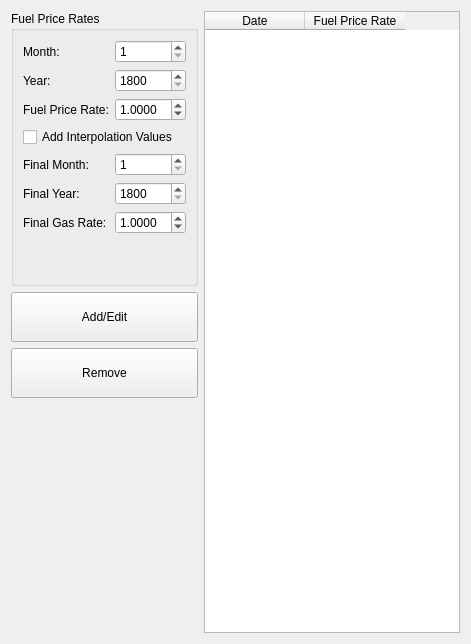
       <widget class="QWidget" name="Tab_GasRate">
        <attribute name="title">
         <string>Gas</string>
        </attribute>
        <layout class="QGridLayout" name="gridLayout_17">
         <item row="0" column="0">
          <widget class="QGroupBox" name="groupBox_6">
           <property name="title">
            <string>Fuel Price Rates</string>
           </property>
           <layout class="QGridLayout" name="gridLayout_12">
            <item row="0" column="0">
             <widget class="QLabel" name="label_26">
              <property name="text">
               <string>Month:</string>
              </property>
             </widget>
            </item>
            <item row="0" column="1">
             <widget class="QSpinBox" name="Spin_Gas_Month">
              <property name="minimum">
               <number>1</number>
              </property>
              <property name="maximum">
               <number>12</number>
              </property>
             </widget>
            </item>
            <item row="2" column="0">
             <widget class="QLabel" name="label_27">
              <property name="text">
               <string>Fuel Price Rate:</string>
              </property>
             </widget>
            </item>
            <item row="1" column="1">
             <widget class="QSpinBox" name="Spin_Gas_Year">
              <property name="minimum">
               <number>1800</number>
              </property>
              <property name="maximum">
               <number>9999</number>
              </property>
             </widget>
            </item>
            <item row="1" column="0">
             <widget class="QLabel" name="label_28">
              <property name="text">
               <string>Year:</string>
              </property>
             </widget>
            </item>
            <item row="2" column="1">
             <widget class="QDoubleSpinBox" name="Spin_Gas_FuelRate">
              <property name="decimals">
               <number>4</number>
              </property>
              <property name="singleStep">
               <double>0.010000000000000</double>
              </property>
              <property name="value">
               <double>1.000000000000000</double>
              </property>
             </widget>
            </item>
            <item row="12" column="0">
             <spacer name="verticalSpacer_13">
              <property name="orientation">
               <enum>Qt::Vertical</enum>
              </property>
              <property name="sizeHint" stdset="0">
               <size>
                <width>20</width>
                <height>40</height>
               </size>
              </property>
             </spacer>
            </item>
            <item row="10" column="0">
             <widget class="QLabel" name="label_67">
              <property name="text">
               <string>Final Year:</string>
              </property>
             </widget>
            </item>
            <item row="9" column="1">
             <widget class="QSpinBox" name="Spin_Gas_Interpolate_Month">
              <property name="minimum">
               <number>1</number>
              </property>
              <property name="maximum">
               <number>12</number>
              </property>
             </widget>
            </item>
            <item row="9" column="0">
             <widget class="QLabel" name="label_69">
              <property name="text">
               <string>Final Month:</string>
              </property>
             </widget>
            </item>
            <item row="3" column="0" colspan="2">
             <widget class="QCheckBox" name="Check_Gas_Interpolate">
              <property name="text">
               <string>Add Interpolation Values</string>
              </property>
             </widget>
            </item>
            <item row="10" column="1">
             <widget class="QSpinBox" name="Spin_Gas_Interpolate_Year">
              <property name="minimum">
               <number>1800</number>
              </property>
              <property name="maximum">
               <number>9999</number>
              </property>
             </widget>
            </item>
            <item row="11" column="1">
             <widget class="QDoubleSpinBox" name="Spin_Gas_Interpolate_Rate">
              <property name="decimals">
               <number>4</number>
              </property>
              <property name="singleStep">
               <double>0.010000000000000</double>
              </property>
              <property name="value">
               <double>1.000000000000000</double>
              </property>
             </widget>
            </item>
            <item row="11" column="0">
             <widget class="QLabel" name="label_68">
              <property name="text">
               <string>Final Gas Rate:</string>
              </property>
             </widget>
            </item>
           </layout>
          </widget>
         </item>
         <item row="0" column="1" rowspan="4">
          <widget class="QTableWidget" name="Table_Gas">
           <column>
            <property name="text">
             <string>Date</string>
            </property>
           </column>
           <column>
            <property name="text">
             <string>Fuel Price Rate</string>
            </property>
           </column>
          </widget>
         </item>
         <item row="1" column="0">
          <widget class="QPushButton" name="Spin_Gas_AddEdit">
           <property name="minimumSize">
            <size>
             <width>0</width>
             <height>50</height>
            </size>
           </property>
           <property name="text">
            <string>Add/Edit</string>
           </property>
          </widget>
         </item>
         <item row="2" column="0">
          <widget class="QPushButton" name="Spin_Gas_Remove">
           <property name="minimumSize">
            <size>
             <width>0</width>
             <height>50</height>
            </size>
           </property>
           <property name="text">
            <string>Remove</string>
           </property>
          </widget>
         </item>
         <item row="3" column="0">
          <spacer name="verticalSpacer_14">
           <property name="orientation">
            <enum>Qt::Vertical</enum>
           </property>
           <property name="sizeHint" stdset="0">
            <size>
             <width>20</width>
             <height>235</height>
            </size>
           </property>
          </spacer>
         </item>
        </layout>
       </widget>
